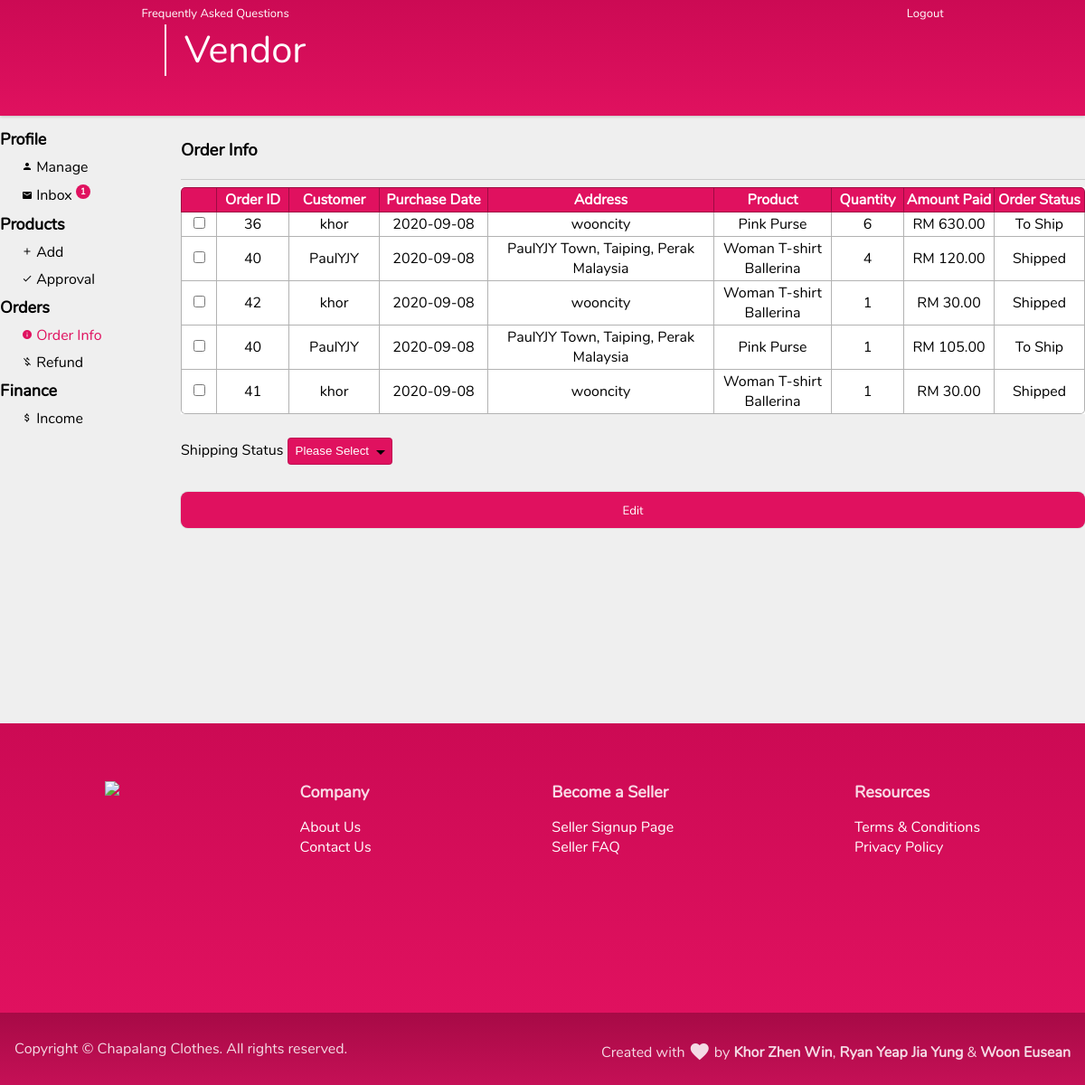
Page /vendor_order_info.php (signed in) on the committed database.
### tables this page shows
CREATE TABLE IF NOT EXISTS `orderitem` (
  `OrderItemId` int NOT NULL AUTO_INCREMENT,
  `OrderId` int NOT NULL,
  `ProductId` int NOT NULL,
  `ProductQuantity` int NOT NULL,
  `OrderStatus` varchar(140) NOT NULL,
  PRIMARY KEY (`OrderItemId`),
  KEY `OrderId` (`OrderId`),
  KEY `ProductId` (`ProductId`)
);

CREATE TABLE IF NOT EXISTS `user` (
  `UserId` int NOT NULL AUTO_INCREMENT,
  `UserImage` varchar(140) NOT NULL DEFAULT 'images/users/user.jpg',
  `Username` varchar(255) NOT NULL,
  `Password` varchar(255) NOT NULL,
  `Email` varchar(255) NOT NULL,
  `Gender` varchar(20) NOT NULL,
  `DOB` date NOT NULL,
  `Address` varchar(255) NOT NULL,
  PRIMARY KEY (`UserId`),
  UNIQUE KEY `Username` (`Username`),
  UNIQUE KEY `Email` (`Email`)
);

CREATE TABLE IF NOT EXISTS `productorder` (
  `OrderId` int NOT NULL AUTO_INCREMENT,
  `UserId` int NOT NULL,
  `PurchaseDate` date NOT NULL,
  `OrderTotal` decimal(12,2) NOT NULL,
  PRIMARY KEY (`OrderId`),
  KEY `UserId` (`UserId`)
);

CREATE TABLE IF NOT EXISTS `product` (
  `ProductId` int NOT NULL AUTO_INCREMENT,
  `ProductName` varchar(140) NOT NULL,
  `ProductDescription` varchar(140) NOT NULL,
  `ProductTags` varchar(500) NOT NULL,
  `ProductImage` varchar(500) NOT NULL,
  `ProductPrice` decimal(10,2) NOT NULL,
  `ProductStock` int NOT NULL,
  `ProductStatus` varchar(140) NOT NULL,
  `VendorId` int NOT NULL,
  PRIMARY KEY (`ProductId`),
  KEY `VendorId` (`VendorId`)
);

### includes/database.php (called while the page is built, shortened)
<?php
class mysqlidb
{
  private static $host = "localhost";
  private static $db = "chapalang";
  private static $user = "root";
  private static $pass = "";
  private static $port = 3306;
  private static $con = null;
  static function getConn()
  {
    if (is_null(self::$con)) {
      self::$con = mysqli_connect(self::$host, self::$user, self::$pass, self::$db, self::$port);
    }
    return self::$con;
  }
  static function query(string $queryString)
  {
    $result = self::getConn()->query($queryString);
    if ($result) {
      return $result;
    } else {
      throw new Exception("Query $queryString: " . self::getError());
    }
  }
  static function fetchAllRows(string $queryString)
  {
    $result = self::query($queryString);
    $rows = $result->fetch_all(MYSQLI_ASSOC);
    return $rows;
  }
  static function fetchRow(string $queryString)
  {
    $result = self::query($queryString);
    $row = $result->fetch_assoc();
    return $row;
  }
}

### vendor_order_info.php (the view, shortened to what this page needs)
<?php
include("includes/database.php");
$vendorid = $_SESSION["vendorid"];
$rows = mysqlidb::fetchAllRows("SELECT orderitem.OrderId, Username, PurchaseDate, Address, ProductName, ProductQuantity, OrderStatus, product.ProductId,
orderitem.ProductQuantity*product.ProductPrice AS TotalPrice
FROM orderitem
INNER JOIN productorder ON productorder.OrderId = orderitem.OrderId
INNER JOIN product ON product.ProductId = orderitem.ProductId
INNER JOIN user ON user.UserId = productorder.UserId
WHERE (OrderStatus = 'Shipped' OR OrderStatus = 'To Ship')
AND ProductStatus = 'Approved'
AND VendorId = $vendorid
ORDER BY PurchaseDate Desc");
?>
<!DOCTYPE html>
<html lang="en">
<head>
  <link rel="stylesheet" href="styles/template.css" />
  <link rel="stylesheet" href="styles/vendor.css" />
  <link rel="stylesheet" href="styles/pagetopbar.css" />
</head>
<body>
  <?php include "includes/pagetopbar.php" ?>
  <div class="body-wrapper">
    <div></div>
    <div class="content-wrapper container">
      <div class="vendor-container">
        <?php
        include("includes/vendor_sidenav.php");
        ?>
        <div class="vendor-body">
          <h3>Order Info</h3>
          <hr>
          <form action="vendor_order_statuschange.php" method="POST">
            <table>
              <tr>
                <th width="4%"></th>
                <th width="8%">Order ID</th>
                <th width="10%">Customer</th>
                <th width="12%">Purchase Date</th>
                <th width="25%">Address</th>
                <th width="13%">Product</th>
                <th width="8%">Quantity</th>
                <th width="10%">Amount Paid</th>
                <th width="10%">Order Status</th>
              </tr>
              <?php
              if (count($rows) > 0) {
                foreach ($rows as $row) {
                  echo "
                <tr>
                  <td><input type='checkbox' name='checkbox[]' value='" . $row['OrderId'] . ", " . $row['ProductId'] . "'></td>
                  <td>{$row['OrderId']}</td>
                  <td>{$row['Username']}</td>
                  <td>{$row['PurchaseDate']}</td>
                  <td>{$row['Address']}</td>
                  <td>{$row['ProductName']}</td>
                  <td>{$row['ProductQuantity']}</td>
                  <td>RM {$row['TotalPrice']}</td>
                  <td>{$row['OrderStatus']}</td>
                </tr>";
                }
              } else {
                echo "<tr><td colspan=\"9\"><h2 class=\"cultured-dark\">There are no orders.</h2></td></tr>";
              }
              ?>
            </table>
            <br>
            <label for="status">Shipping Status
              <select name="shippingstatus" required>
                <option value="">Please Select</option>
              </select>
            </label>
            <br><br>
            <input type="submit" name="orderstatus" value="Edit">
            <br><br>
          </form>
        </div>
      </div>
    </div>
  </div>
</body>
</html>

### includes/pagetopbar.php (shortened to what this page needs)
<div class="top-bar white">
  <div class="top-bar-wrapper container">
    <div class="top-bar-elements">
      <div class="top-bar-left">
        <a class="m-0" href="sellerfaq.php">Frequently Asked Questions</a>
      </div>
      <div class="top-bar-right">
        <a class="m-0" href="logout.php">Logout</a>
      </div>
    </div>
    <div class="top-bar-header">
      <div class="top-bar-title">
        Vendor
      </div>
    </div>
  </div>
</div>

### includes/vendor_sidenav.php (shortened to what this page needs)
<?php
include_once "includes/database.php";
$vendorid = $_SESSION["vendorid"];
$inboxItems = mysqlidb::fetchRow("SELECT COUNT(*) AS InboxCount FROM (SELECT * FROM `message` WHERE VendorId=$vendorid AND MessageReadVendor=0 GROUP BY UserId) t1")["InboxCount"];
?>
<div class="vendor-sidenav">
  <div class="vendor-sidenav-group">
    <div class="vendor-sidenav-header">
      Profile
    </div>
    <a href="vendor_profile.php" class="vendor-sidenav-item">
      <i class="material-icons md-12">person</i>
      Manage
    </a>
    <a href="vendor_inbox.php" class="vendor-sidenav-item">
      <i class="material-icons md-12">mail</i>
      Inbox
      <?php
      if ($inboxItems > 0) {
        echo "<sup class=\"notification bg-ruby white\">$inboxItems</sup>";
      }
      ?>
    </a>
  </div>
  <div class="vendor-sidenav-group">
    <a class="vendor-sidenav-header">
      Products
    </a>
    <a href="vendor_add_product.php" class="vendor-sidenav-item">
      <i class="material-icons md-12">add</i>
      Add
    </a>
    <a href="vendor_product_approval.php" class="vendor-sidenav-item">
      <i class="material-icons md-12">check</i>
      Approval
    </a>
  </div>
  <div class="vendor-sidenav-group">
    <div class="vendor-sidenav-header">
      Orders
    </div>
    <a href="vendor_order_info.php" class="vendor-sidenav-item">
      <i class="material-icons md-12">info</i>
      Order Info
    </a>
    <a href="vendor_refund.php" class="vendor-sidenav-item">
      <i class="material-icons md-12">money_off</i>
      Refund
    </a>
  </div>
  <div class="vendor-sidenav-group">
    <div class="vendor-sidenav-header">
      Finance
    </div>
    <a href="vendor_income.php" class="vendor-sidenav-item">
      <i class="material-icons md-12">attach_money</i>
      Income
    </a>
  </div>
</div>

### styles/template.css (style rules this page uses)
:root { --primary: rgb(224, 17, 95); --primary-dark: rgb(197, 16, 85); --secondary: rgb(192, 12, 81); --secondary-dark: rgb(169, 10, 71); --bg-primary: #efefef; --bg-primary-light: #fafafa; --bg-primary-dark: #757575; --col-grey-dark: rgba(0, 0, 0, 0.3); --col-grey-light: rgba(0, 0, 0, 0.15); }
.material-icons { font-family: 'Material Icons'; font-weight: normal; font-style: normal; font-size: 24px; line-height: 1; letter-spacing: normal; text-transform: none; display: inline-block; white-space: nowrap; word-wrap: normal; direction: ltr; -moz-osx-font-smoothing: grayscale; }
html { scroll-behavior: smooth; }
* { box-sizing: border-box; }
body { margin: 0; background-color: #efefef; font-family: 'Nunito', sans-serif !important; }
label { margin: 0.25rem 0; }
input { font-family: 'Nunito', sans-serif; }
form input[type='button'], form input[type='submit'] { background-color: #e0115f; color: white; text-align: center; height: 2.5rem; width: 100%; line-height: 2.5rem; border-radius: 0.5rem; border: none; box-shadow: 0 0 0.1rem rgba(0, 0, 0, 0.3); cursor: pointer; transition: box-shadow ease-in-out 0.25s; margin: 0.25rem 0; }
input[type='text'], input[type='password'], input[type='email'], input[type='date'], input[type='number'], select { height: 2rem; border-radius: 0.25rem; border: 1px solid rgba(0, 0, 0, 0.15); box-shadow: none; box-sizing: border-box; margin: 0.25rem 0; padding: 0 0.5rem; transition: box-shadow ease-in-out 0.25s, border ease-in-out 0.25s; }
input[type='text']::placeholder, input[type='number']::placeholder, input[type='email']::placeholder, select::placeholder, textarea::placeholder, input[type='password']::placeholder { color: rgba(0, 0, 0, 0.54); font-weight: bold; font-family: 'Nunito', sans-serif; }
select { position: relative; -webkit-appearance: none; -moz-appearance: none; background-repeat: no-repeat; background-position-x: 100%; background-position-y: 3px; width: auto; padding: 0 1.5rem 0 0.5rem; }
a { text-decoration: none; color: black; }
hr { border: 0; height: 1px; background: var(--col-grey-light); }
.unselectable { -webkit-user-select: none; }
.white { color: white !important; }
.bg-ruby { background-color: #e0115f; }
.notification { display: inline-block; font-weight: bold; text-align: center; font-size: x-small; padding: 0 0.25rem; border-radius: 50%; min-width: 1rem; height: 1rem; line-height: 1rem; }
.text-left { text-align: left !important; }
.text-right { text-align: right !important; }
.body-wrapper { min-height: 100vh; display: grid; grid-template-rows: 8rem minmax(calc(100vh - 8rem), 1fr) auto; }
.container { margin-right: auto; margin-left: auto; }
.content-wrapper { margin-top: 0.4rem; margin-bottom: 0.4rem; min-width: 1200px; width: 60%; }
.footer { z-index: 50; background-image: linear-gradient(0deg, #e0115f, #cc0a54); color: rgba(255, 255, 255, 0.85); height: 20rem; width: 100%; }
.footer-small { z-index: 50; background-image: linear-gradient(0deg, #c51056, #a70a46); color: rgba(255, 255, 255, 0.85); height: 5rem; width: 100%; }
.footer-small .material-icons { position: relative; top: 6px; }
.footer-wrapper { display: flex; justify-content: space-around; padding: 0 1rem 0 1rem; min-width: 1200px; width: 75%; height: 100%; }
.footer-wrapper-small { align-items: center; display: grid; grid-template-columns: repeat(2, 1fr); padding: 0 1rem 0 1rem; min-width: 1200px; width: 75%; height: 100%; }
.footer-group { margin: 4rem 0; }
.footer-group ul { color: rgba(255, 255, 255); list-style: none; padding: 0; }
.footer-group a { color: rgba(255, 255, 255); }
.footer-logo { width: 200px; height: auto; }
.footer-group-header { font-weight: bold; font-size: large; }
.m-0 { margin: 0 !important; }
.material-icons.md-12 { font-size: 12px; }

### styles/pagetopbar.css (style rules this page uses)
.top-bar { top: 0; right: 0; left: 0; position: fixed; z-index: 100; background-image: linear-gradient(0deg, #e0115f, #cc0a54); height: 8rem; box-shadow: 0 0 0.25rem rgba(0, 0, 0, 0.3); }
.top-bar-wrapper { z-index: 400; height: 2rem; max-width: 1200px; width: 75%; }
.top-bar-elements { display: block; align-items: center; overflow: auto; }
.top-bar-left { padding: 0.4rem; float: left; font-size: small; }
.top-bar-right { padding: 0.4rem; float: right; font-size: small; }
.top-bar-header { display: flex; position: relative; align-items: center; }
.top-bar-title { border-left: 2px solid white; position: relative; top: -4px; font-size: 2.6rem; padding: 0 1.25rem; }
.top-bar a { text-decoration: none; color: white; }

### rows in the picture
orderitem: OrderId "36", user.Username "khor", OrderId.PurchaseDate "2020-09-08", user.Address "wooncity", ProductId.ProductName "Pink Purse", ProductQuantity "6", TotalPrice "630.00", OrderStatus "To Ship"
orderitem: OrderId "40", user.Username "PaulYJY", OrderId.PurchaseDate "2020-09-08", user.Address "PaulYJY Town, Taiping, Perak Malaysia", ProductId.ProductName "Woman T-shirt Ballerina", ProductQuantity "4", TotalPrice "120.00", OrderStatus "Shipped"
orderitem: OrderId "42", user.Username "khor", OrderId.PurchaseDate "2020-09-08", user.Address "wooncity", ProductId.ProductName "Woman T-shirt Ballerina", ProductQuantity "1", TotalPrice "30.00", OrderStatus "Shipped"
orderitem: OrderId "40", user.Username "PaulYJY", OrderId.PurchaseDate "2020-09-08", user.Address "PaulYJY Town, Taiping, Perak Malaysia", ProductId.ProductName "Pink Purse", ProductQuantity "1", TotalPrice "105.00", OrderStatus "To Ship"
orderitem: OrderId "41", user.Username "khor", OrderId.PurchaseDate "2020-09-08", user.Address "wooncity", ProductId.ProductName "Woman T-shirt Ballerina", ProductQuantity "1", TotalPrice "30.00", OrderStatus "Shipped"

### other values in the picture
$inboxItems "1"
